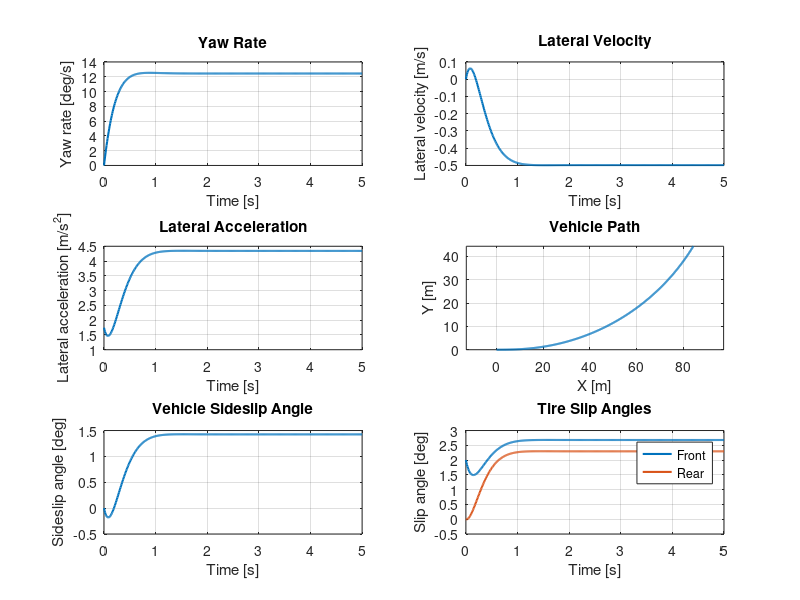

The MATLAB script that drew this image: (Note: this script raises an error after producing the figure.)
%% ME 780 assignment 3 part 2 simulation

M = 1000;   % kg
Iz = 2000;  % kg m^2
a = 1.2;    % m
b = 1.4;    % m
L = a + b;  % m
U = 20;     % m/s

Cf = 50000; % N/rad
Cr = 50000; % N/rad

% convert steering angle to radians
delta0 = deg2rad(2);

% Bicycle-model state-space matrices
A = [-(Cf + Cr)/(M*U), ...
     -(U + (a*Cf - b*Cr)/(M*U));
     -(a*Cf - b*Cr)/(Iz*U), ...
     -(a^2*Cf + b^2*Cr)/(Iz*U)];

B = [Cf/M;
     a*Cf/Iz];

% States: z = [v; r; psi; X; Y]
model = @(t,z) [A(1,1)*z(1) + A(1,2)*z(2) + B(1)*delta0;
                A(2,1)*z(1) + A(2,2)*z(2) + B(2)*delta0;
                z(2);
                U*cos(z(3)) - z(1)*sin(z(3));
                U*sin(z(3)) + z(1)*cos(z(3))];

% Initial conditions and simulation
z0 = zeros(5,1);
tspan = 0:0.01:5;

[t,z] = ode45(model,tspan,z0);

v   = z(:,1);
r   = z(:,2);
psi = z(:,3);
X   = z(:,4);
Y   = z(:,5);

v_dot = A(1,1)*v + A(1,2)*r + B(1)*delta0;
ay = v_dot + U*r;

beta = -atan(v/U);
alpha_f = delta0 - (v + a*r)/U;
alpha_r = -(v - b*r)/U;

% Plot results
figure;

subplot(3,2,1)
plot(t,rad2deg(r),'LineWidth',1.5)
grid on
xlabel('Time [s]')
ylabel('Yaw rate [deg/s]')
title('Yaw Rate')

subplot(3,2,2)
plot(t,v,'LineWidth',1.5)
grid on
xlabel('Time [s]')
ylabel('Lateral velocity [m/s]')
title('Lateral Velocity')

subplot(3,2,3)
plot(t,ay,'LineWidth',1.5)
grid on
xlabel('Time [s]')
ylabel('Lateral acceleration [m/s^2]')
title('Lateral Acceleration')

subplot(3,2,4)
plot(X,Y,'LineWidth',1.5)
grid on
axis equal
xlabel('X [m]')
ylabel('Y [m]')
title('Vehicle Path')

subplot(3,2,5)
plot(t,rad2deg(beta),'LineWidth',1.5)
grid on
xlabel('Time [s]')
ylabel('Sideslip angle [deg]')
title('Vehicle Sideslip Angle')

subplot(3,2,6)
plot(t,rad2deg(alpha_f),'LineWidth',1.5)
hold on
plot(t,rad2deg(alpha_r),'LineWidth',1.5)
grid on
xlabel('Time [s]')
ylabel('Slip angle [deg]')
title('Tire Slip Angles')
legend('Front','Rear','Location','best')

sgtitle('Bicycle-Model Step-Steer Response')
